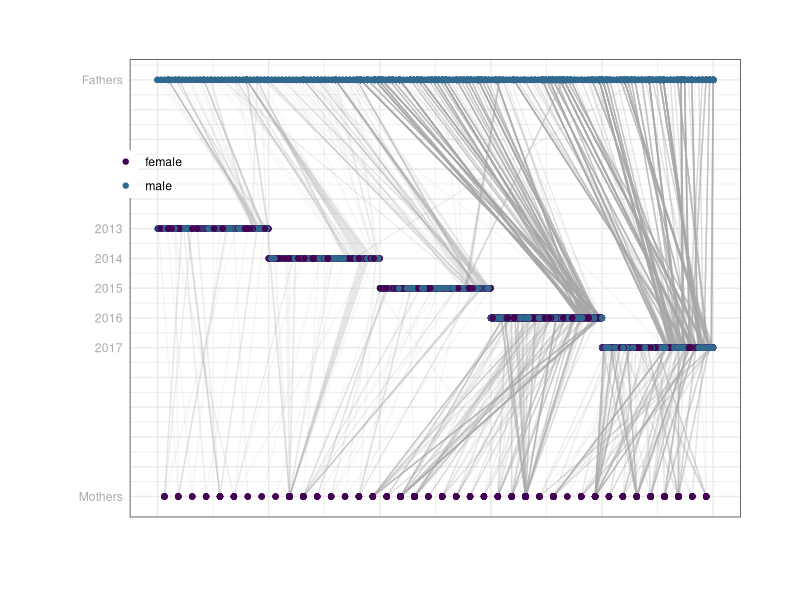

Write the R code that produced this figure.
library(reshape2)
library(ggplot2)
library(plyr)
library(viridis)
library(dplyr)
library(tidyr)

generateXcoord <- function(size){

  if(size %% 2 != 0 & size != 1){   # Check if size is odd
    newsize <- size - 1
    interval <- 1/newsize
    x <- seq(0, 1, interval)
    }

  if(size %% 2 == 0){    # Check if size is even
    interval <- 1/size
    x <- seq(0, 1, interval)[-size-1] + diff(seq(0, 1, interval))/2
    }

  if(size == 1) x <- 0.5

  x
  }


ped_data = read.csv('uts_ped_split_parents_plotdata.csv', stringsAsFactors=F)

# dam info for sorting
sire_by_offspring = subset(ped_data, select=c('sire', 'dam'))
colnames(sire_by_offspring) = c('id', 'dam_id')
sire_by_offspring = dplyr::distinct(sire_by_offspring, id, .keep_all = TRUE)

# age info for sorting
par_by_offyear = subset(ped_data, select=c('sire', 'birth_year'))
colnames(par_by_offyear) = c('id', 'off_year')
par_by_offyear = dplyr::distinct(par_by_offyear, id, .keep_all = TRUE)
par_by_offyear2 = subset(ped_data, select=c('dam', 'birth_year'))
colnames(par_by_offyear2) = c('id', 'off_year')
par_by_offyear2 = dplyr::distinct(par_by_offyear2, id, .keep_all = TRUE)

par_by_offyear = rbind(par_by_offyear, par_by_offyear2)


#ped_data = subset(ped_data, gender!='unknown')

# suse code
ped2 <- melt(ped_data, id.vars=c("id"), measure.vars=c("dam", "sire"))
head(ped2)

names(ped2)[which(names(ped2) == "value")] <- "parent_id"
ped2$Group <- 1:nrow(ped2)


ped3 <- melt(ped2, id.vars = "Group", measure.vars=c("id", "parent_id"))

names(ped3)[3] <- "id"
ped3 <- join(ped3, ped_data[,c("id", "birth_year", "gender")])
ped3 = subset(ped3, gender!='unknown')

head(ped3)
str(ped3)
#~~ Create an object to save the x coordinates within
xcoords <- NULL
z = -1

for(i in sort(unique(ped3$birth_year))){

  # Extract the number of Unique IDs per year and generate X coords
  ids  <- unique(ped3$id[which(ped3$birth_year == i)])

  # Append to xcoords
  new_dat = data.frame(id = ids)
  new_dat = dplyr::left_join(new_dat, subset(ped_data, select=c('id', 'dam', 'sire', 'gender')))
  new_dat = dplyr::left_join(new_dat, sire_by_offspring, by='id')
  new_dat = dplyr::left_join(new_dat, par_by_offyear, by='id')

  if(z==-1){
    new_dat = drop_na(new_dat, off_year)
    new_dat = arrange(new_dat, off_year, dam_id)
    newx <- generateXcoord(length(new_dat$id)) # generate X coordinates
    new_dat$x = newx * 5
  }else if(z==5){
    new_dat = drop_na(new_dat, off_year)
    new_dat = arrange(new_dat, off_year, id)
    newx <- generateXcoord(length(new_dat$id)) # generate X coordinates
    new_dat$x = newx * 5
  }
  else{
    new_dat = arrange(new_dat, dam)
    newx <- generateXcoord(length(new_dat$id)) # generate X coordinates
    new_dat$x = newx + z
  }
  z = z + 1
  xcoords <- rbind(xcoords, new_dat)

  rm(ids, newx)
  }

# Merge with ped3
ped3 <- join(ped3, xcoords)


# plot
png('sal_dam_sires.png', width=20, height=6, units='in', res=320)

birthyears <- sort(unique(ped3$birth_year))

ggplot(ped3, aes(x, -as.numeric(birth_year), colour=gender)) +
  geom_line(aes(group = Group), alpha = 0.1, colour='darkgrey') +
  geom_point() +
  theme_bw() +
  theme(legend.position=c(0.03, 0.75),
        legend.background=element_blank(),
        legend.title     = element_blank(),
        axis.text.x      = element_blank(),
        axis.text.y      = element_text(colour = "darkgrey"),
        axis.ticks.y     = element_blank(),
        axis.ticks.x     = element_blank()) +
  theme(plot.margin = unit(c(1.5, 1.5, 1.5, 1.5), units = "cm")) +
  scale_y_continuous(breaks = -seq(min(birthyears), max(birthyears), 1),
                     labels =
                     c('Fathers', '', '', '', '', '2013', '2014', '2015', '2016', '2017', '', '', '', '', 'Mothers')) +
  scale_colour_manual(values=viridis(4)[1:3]) +
  labs(x = "", y = "")

dev.off()